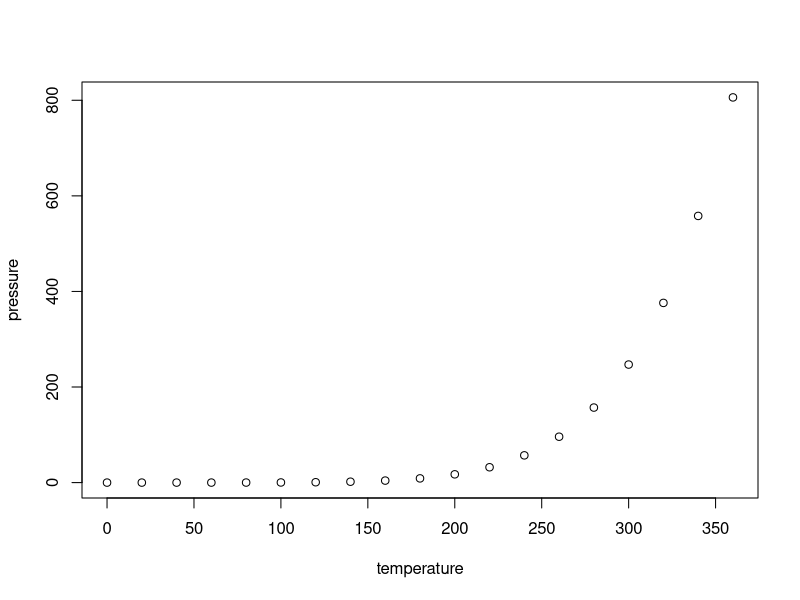
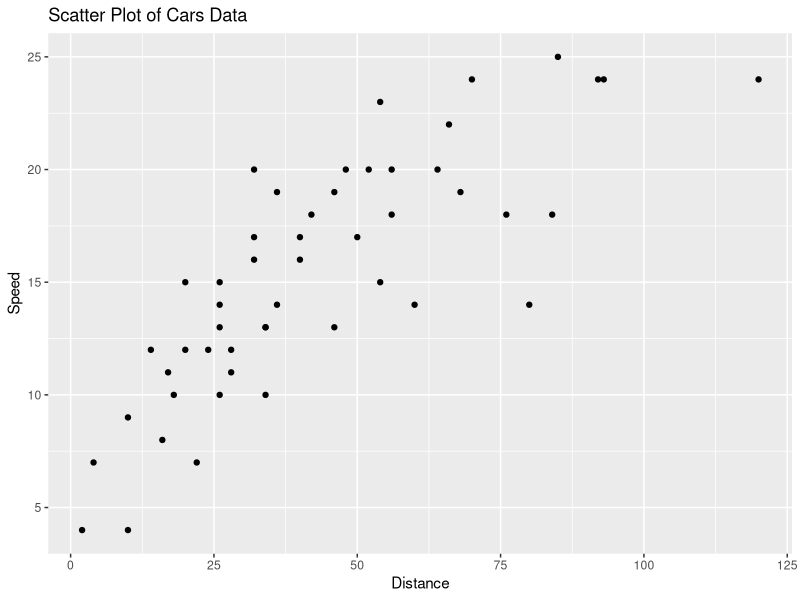

Generate these figures, in order, with R:
## ---- chunk 1
knitr::opts_chunk$set(echo = TRUE)
## ---- chunk 2
summary(cars)
## ---- chunk 3
plot(pressure)
## ---- chunk 4
install.packages("vegan")
## ---- chunk 5
library(ggplot2)
ggplot(cars, mapping = aes(x = dist, y = speed)) + geom_point() + labs(title = "Scatter Plot of Cars Data",
       x = "Distance",
       y = "Speed")
